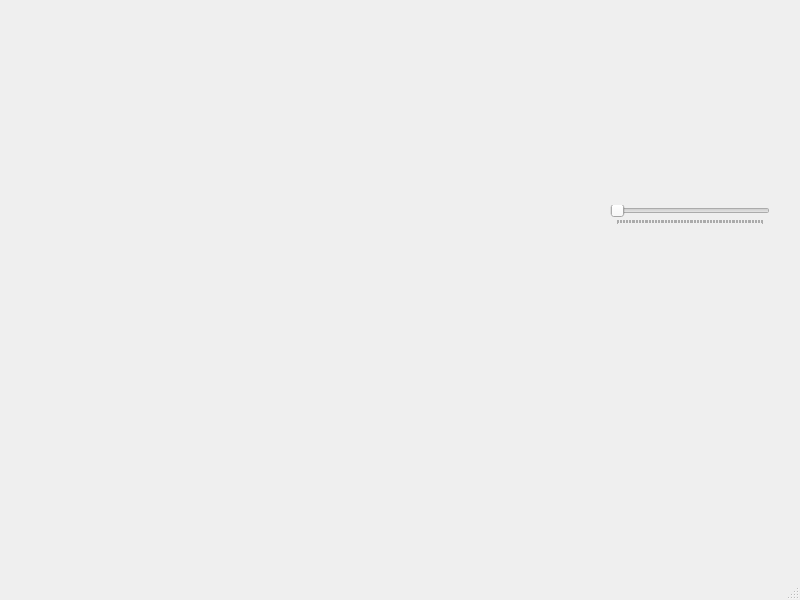
<?xml version="1.0" encoding="UTF-8"?>
<ui version="4.0">
 <class>MainWindow</class>
 <widget class="QMainWindow" name="MainWindow">
  <property name="geometry">
   <rect>
    <x>0</x>
    <y>0</y>
    <width>800</width>
    <height>600</height>
   </rect>
  </property>
  <property name="windowTitle">
   <string>MainWindow</string>
  </property>
  <widget class="QWidget" name="centralwidget">
   <widget class="QWidget" name="verticalLayoutWidget">
    <property name="geometry">
     <rect>
      <x>610</x>
      <y>170</y>
      <width>160</width>
      <height>90</height>
     </rect>
    </property>
    <layout class="QVBoxLayout" name="verticalLayout">
     <item>
      <spacer name="AboveSpacer">
       <property name="orientation">
        <enum>Qt::Vertical</enum>
       </property>
       <property name="sizeType">
        <enum>QSizePolicy::Fixed</enum>
       </property>
       <property name="sizeHint" stdset="0">
        <size>
         <width>20</width>
         <height>10</height>
        </size>
       </property>
      </spacer>
     </item>
     <item>
      <widget class="QSlider" name="DemandSlider">
       <property name="maximum">
        <number>10000</number>
       </property>
       <property name="pageStep">
        <number>100</number>
       </property>
       <property name="orientation">
        <enum>Qt::Horizontal</enum>
       </property>
       <property name="tickPosition">
        <enum>QSlider::TicksBelow</enum>
       </property>
       <property name="tickInterval">
        <number>100</number>
       </property>
      </widget>
     </item>
     <item>
      <spacer name="BelowSpacer">
       <property name="orientation">
        <enum>Qt::Vertical</enum>
       </property>
       <property name="sizeType">
        <enum>QSizePolicy::Fixed</enum>
       </property>
       <property name="sizeHint" stdset="0">
        <size>
         <width>20</width>
         <height>10</height>
        </size>
       </property>
      </spacer>
     </item>
    </layout>
   </widget>
  </widget>
  <widget class="QMenuBar" name="menubar">
   <property name="geometry">
    <rect>
     <x>0</x>
     <y>0</y>
     <width>800</width>
     <height>22</height>
    </rect>
   </property>
  </widget>
  <widget class="QStatusBar" name="statusbar"/>
 </widget>
 <resources/>
 <connections/>
</ui>
